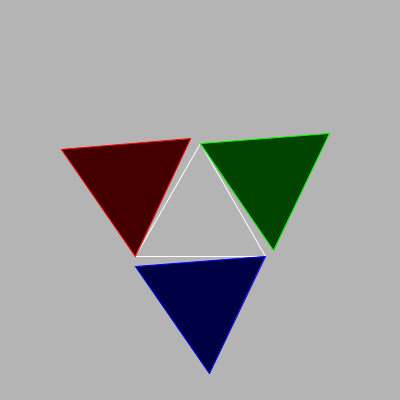
Frame 1 (no input)
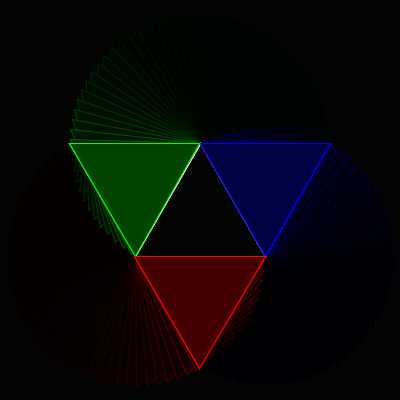
Frame 60 (the mouse pressed at the canvas centre just before this capture)
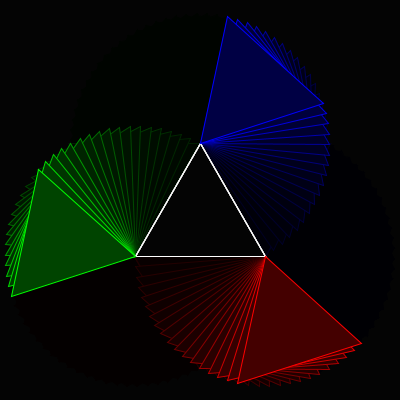
Frame 120 (the mouse held since frame 60 and released just before this capture)

The Processing sketch that drew these frames (run headless with seeded random() and noise(); from frame 60 on, the mouse is pressed at the canvas centre):

// Processing sketch: processing_148086
// ── processing_148086.pde

/*
 Andor Salga
 May 2014
*/

int sideLength = 130;
float rot = 0.0f;
float pause = 0.0f;
float wobble = 0.0f;
int col = 0;

float triangleHeight = sin(60.0f * DEG_TO_RAD) * sideLength;
float halfHeight = triangleHeight/2.0f;
  
PVector pv0 = new PVector(-sideLength/2.0f, + halfHeight);
PVector pv1 = new PVector(0, -triangleHeight + halfHeight);
PVector pv2 = new PVector(sideLength/2.0f, 0 + halfHeight);

void setup()
{
  size(400, 400);
}

void draw()
{
  noStroke();
  fill(0, 30);
  rect(0, 0, width * 2, height * 2);
  translate(width/2, height/2);

  noFill();
  stroke(255);
  triangle(pv0.x, pv0.y, pv1.x, pv1.y, pv2.x, pv2.y);

  if (pause > 0) {
    pause -= 1.0f;
  }
  else {
    rot  += 0.08f;
  }

  if ( rot > (240.0f * DEG_TO_RAD )) {
    rot = 0.0f;
    col++;
    pause = 50.0f;
    wobble = 100.0f;
  }
  
  drawTriangle(pv0, 0);
  drawTriangle(pv1, 1);
  drawTriangle(pv2, 2);
}

void setColor(int index)
{
  fill(   0xFF000000 | (color(255) & (0x00440000 >> 8 * (index % 3))));
  stroke( 0xFF000000 | (color(255) & (0x00FF0000 >> 8 * (index % 3))));
}

void drawTriangle(PVector pivot, int index)
{
  pushMatrix();
  translate(pivot.x, pivot.y);
  rotate((-120.0f + (index * 120.0f))* DEG_TO_RAD - rot);

  setColor(col + index);
  triangle(   0, 0, 
              sideLength/2.0f, sin(60.f * DEG_TO_RAD) * sideLength,
              sideLength,      0);
              
  popMatrix();
}
